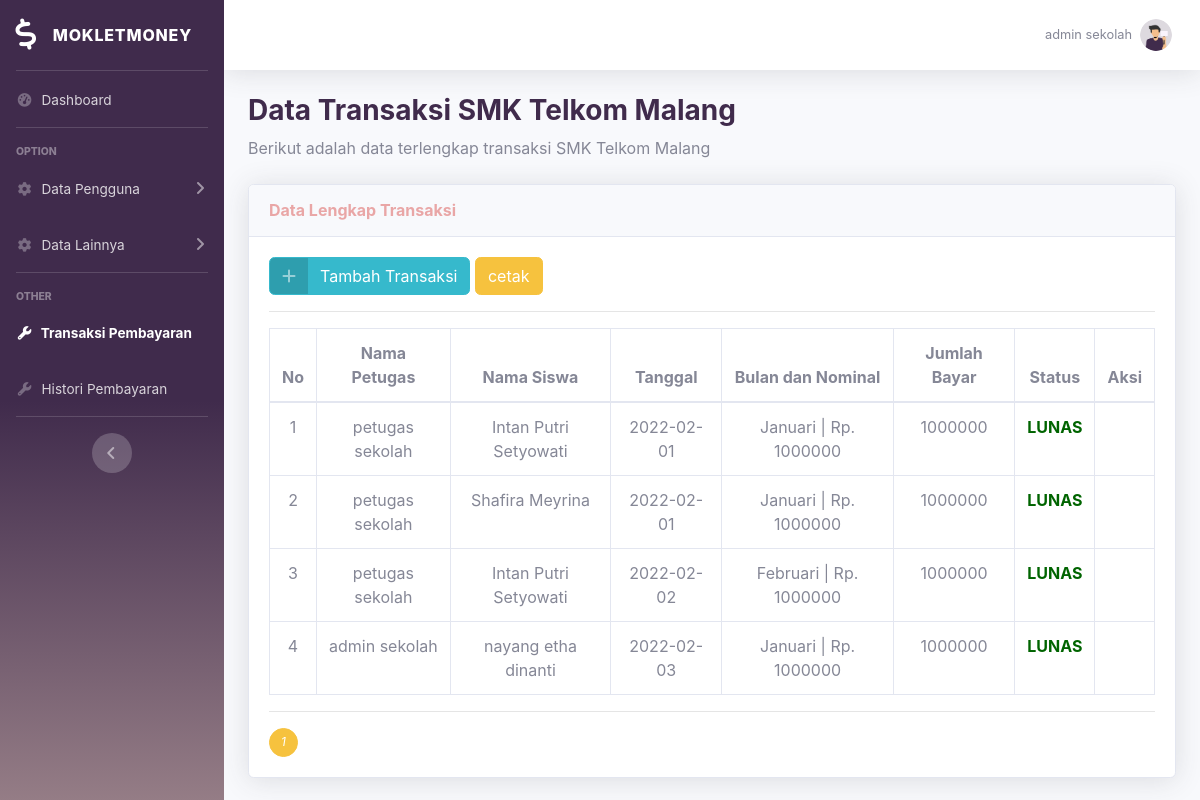
The app's page /transaksi.php (signed in) with its own data.
### tables this page shows
CREATE TABLE `petugas` (
  `id_petugas` int(11) NOT NULL,
  `username` varchar(20) NOT NULL,
  `password` varchar(20) NOT NULL,
  `nama_petugas` varchar(20) NOT NULL,
  `level` enum('Administrator','Petugas') NOT NULL
);

CREATE TABLE `pembayaran` (
  `id_pembayaran` int(11) NOT NULL,
  `id_petugas` int(11) NOT NULL,
  `nisn` char(10) NOT NULL,
  `tanggal` date NOT NULL,
  `id_spp` int(11) NOT NULL,
  `jumlah_bayar` int(11) NOT NULL
);

CREATE TABLE `siswa` (
  `nisn` char(10) NOT NULL,
  `nis` int(10) NOT NULL,
  `nama` varchar(25) NOT NULL,
  `id_kelas` int(11) NOT NULL,
  `alamat` text NOT NULL,
  `no_telp` varchar(13) NOT NULL
);

CREATE TABLE `spp` (
  `id_spp` int(11) NOT NULL,
  `bulan` enum('Januari','Februari','Maret','April','Mei','Juni','Juli','Agustus','September','Oktober','November','Desember') NOT NULL,
  `nominal` int(11) NOT NULL
);

### require.php (called while the page is built, shortened)
<?php
    if(!isset($_SESSION['username'])){
        header("location: login.php");
    }else{
        $username = $_SESSION['username'];
    }
?>

### transaksi.php (the view, shortened to what this page needs)
<?php
require_once("require.php");
?>
<!DOCTYPE html>
<html lang="en">
<head>
        <link rel="stylesheet" type="text/css" href="css/main_style.css">
        <link rel="stylesheet" type="text/css" href="css/style.css">
    </head>
    <body id="page-top">
        <div id="wrapper">
            <ul class="navbar-nav bg-gradient-purple sidebar sidebar-dark accordion" id="accordionSidebar">
                <a class="sidebar-brand d-flex align-items-center justify-content-center">
                    <div class="sidebar-brand-icon rotate-n-15">
                        <i class="fas fa-dollar-sign"></i>
                    </div>
                    <div class="sidebar-brand-text mx-3">MOKLETMONEY</div>
                </a>
                <hr class="sidebar-divider my-0">
                <li class="nav-item">
                    <a class="nav-link" href="index.php">
                    <i class="fas fa-fw fa-tachometer-alt"></i>
                    <span>Dashboard</span></a>
                </li>
                <hr class="sidebar-divider">
                <div class="sidebar-heading">
                    OPTION
                </div>
                <?php
                    $panggil    = mysqli_query($db, "SELECT * FROM petugas WHERE username='$username'");
                    $hasil      = mysqli_fetch_assoc($panggil);
                    if($hasil['level'] == "Administrator"){
                ?>
                <li class="nav-item">
                    <a class="nav-link collapsed" href="#" data-toggle="collapse" data-target="#collapseOne" aria-expanded="true" aria-controls="collapseOne">
                        <i class="fas fa-fw fa-cog"></i>
                        <span>Data Pengguna</span>
                    </a>
                    <a class="nav-link collapsed" href="#" data-toggle="collapse" data-target="#collapseTwo" aria-expanded="true" aria-controls="collapseTwo">
                        <i class="fas fa-fw fa-cog"></i>
                        <span>Data Lainnya</span>
                    </a>
                </li>
                <hr class="sidebar-divider">
                <div class="sidebar-heading">
                    OTHER
                </div>
                <li class="nav-item active">
                    <a class="nav-link" href="transaksi.php">
                        <i class="fas fa-fw fa-wrench"></i>
                        <span>Transaksi Pembayaran</span>
                    </a>
                </li>
                <li class="nav-item">
                    <a class="nav-link" href="history.php">
                        <i class="fas fa-fw fa-wrench"></i>
                        <span>Histori Pembayaran</span>
                    </a>
                </li>
                <hr class="sidebar-divider">
                <?php } ?>
                <div class="text-center d-none d-md-inline">
                    <button class="rounded-circle border-0" id="sidebarToggle"></button>
                </div>
            </ul>
            <div id="content-wrapper" class="d-flex flex-column">
                <div id="content">
                    <nav class="navbar navbar-expand navbar-light bg-white topbar mb-4 static-top shadow">
                        <ul class="navbar-nav ml-auto">
                            <li class="nav-item dropdown no-arrow">
                                <a class="nav-link dropdown-toggle" href="#" id="userDropdown" role="button" data-toggle="dropdown" aria-haspopup="true" aria-expanded="false">
                                    <span class="mr-2 d-none d-lg-inline text-gray-600 small"><?= $hasil['nama_petugas'] ?></span>
                                    <img class="img-profile rounded-circle"src="IMG/foto.png">
                                </a>
                            </li>
                        </ul>
                    </nav>
                </div>
                <div class="container-fluid">
                    <h1 class="h3 mb-2 font-weight-bold text-purple">Data Transaksi SMK Telkom Malang</h1>
                    <p class="mb-4">Berikut adalah data terlengkap transaksi SMK Telkom Malang</p>
                    <div class="card shadow mb-4">
                        <div class="card-header py-3">
                            <h6 class="m-0 font-weight-bold text-pink">Data Lengkap Transaksi</h6>
                        </div>
                        <div class="card-body">
                            <div class="table-responsive">
                                <a href="tambah_transaksi.php" class="btn btn-info btn-icon-split">
                                    <span class="icon text-white-50">
                                        <i class="fas fa-plus"></i>
                                    </span>
                                    <span class="text">Tambah Transaksi</span>
                                </a>
                                <?php if($hasil['level'] == "Administrator"){ ?>
                                    <a class="btn btn-warning" href="laporan_transaksi.php" target="_BLANK">cetak</a>
                                <?php } ?><hr>
                                <table class="table table-bordered" id="dataTable" width="100%" cellspacing="0">
                                    <thead class="text-center">
                                        <tr>
                                            <th>No</th>
                                            <th>Nama Petugas</th>
                                            <th>Nama Siswa</th>
                                            <th>Tanggal</th>
                                            <th>Bulan dan Nominal</th>
                                            <th>Jumlah Bayar</th>
                                            <th>Status</th>
                                            <th>Aksi</th>
                                        </tr>
                                    </thead>
                                    <tbody class="text-center">
                                    <?php
                                        $totalDataHalaman   = 10;
                                        $data               = mysqli_query($db, "SELECT * FROM pembayaran");
                                        $hitung             = mysqli_num_rows($data);
                                        $totalHalaman       = ceil($hitung / $totalDataHalaman);
                                        $halAktif           = (isset($_GET['hal'])) ? $_GET['hal'] : 1;
                                        $dataAwal           = ($totalDataHalaman * $halAktif) - $totalDataHalaman;
                                        $sql = mysqli_query($db, "SELECT * FROM pembayaran JOIN petugas ON pembayaran.id_petugas = petugas.id_petugas JOIN siswa ON pembayaran.nisn = siswa.nisn JOIN spp ON pembayaran.id_spp = spp.id_spp ORDER BY tanggal ASC LIMIT $dataAwal, $totalDataHalaman");
                                        $no = 1;
                                        while($r = mysqli_fetch_assoc($sql)){ ?>
                                        <tr>
                                            <td><?= $no ?></td>
                                            <td><?= $r['nama_petugas']; ?></td>
                                            <td><?= $r['nama']; ?></td>
                                            <td><?= $r['tanggal'] ?></td>
                                            <td><?= $r['bulan'] . " | Rp. " . $r['nominal']; ?></td>
                                            <td><?= $r['jumlah_bayar']; ?></td>
                                            <?php
                                                if($r['jumlah_bayar'] == $r['nominal'] || $r['jumlah_bayar'] >= $r['nominal']){ ?>
                                                    <td><font style="color: darkgreen; font-weight: bold;">LUNAS</font></td>
                                                <?php }else{ ?>
                                                    <td>BELUM LUNAS</td>
                                            <?php } ?>
                                            <?php
                                                if($r['jumlah_bayar'] == $r['nominal'] || $r['jumlah_bayar'] >= $r['nominal']){
                                                    echo "<td></td>";
                                                }else{ ?>
                                                    <td><a class="btn btn-info btn-circle btn-sm" href="?lunas&id=<?= $r['id_pembayaran']; ?>" onclick="return confirm('Apakah anda yakin untuk melunasinya ?')"><i class="fas fa-money-bill-alt"></i></a></td>
                                            <?php } ?>
                                            <?php $no++; } ?>
                                        </tr>
                                    </tbody>
                                </table> <hr>
                                <?php for($i=1; $i <= $totalHalaman; $i++): ?>
                                    <a href="?hal=<?= $i;?>"class="btn btn-warning btn-circle btn-sm">
                                        <i><?=$i;?></i>
                                    </a>
                                <?php endfor; ?>
                            </div>
                        </div>
                    </div>
                </div>
            </div>
        </div>
    </body>
</html>

### CSS/main_style.css (style rules this page uses)
:root { --main-purple: #402B4C; --purple: #957D86; --main-pink: #E9A6A6; --pink: #FBE3D7; --tosca: #86DFED; }
.bg-gradient-purple { background-color: var(--main-purple); background-image: linear-gradient(180deg, var(--main-purple) 50%, var(--purple) 100%); background-size: cover; }
.text-purple { color: var(--main-purple) !important; }
.text-pink { color: var(--main-pink) !important; }

### records on screen
petugas: nama_petugas "admin sekolah"
pembayaran: id_petugas.nama_petugas "petugas sekolah", siswa.nama "Intan Putri Setyowati", tanggal "2022-02-01", id_spp.bulan "Januari", id_spp.nominal "1000000", jumlah_bayar "1000000", shows "LUNAS"
pembayaran: id_petugas.nama_petugas "petugas sekolah", siswa.nama "Shafira Meyrina", tanggal "2022-02-01", id_spp.bulan "Januari", id_spp.nominal "1000000", jumlah_bayar "1000000", shows "LUNAS"
pembayaran: id_petugas.nama_petugas "petugas sekolah", siswa.nama "Intan Putri Setyowati", tanggal "2022-02-02", id_spp.bulan "Februari", id_spp.nominal "1000000", jumlah_bayar "1000000", shows "LUNAS"
pembayaran: id_petugas.nama_petugas "admin sekolah", siswa.nama "nayang etha dinanti", tanggal "2022-02-03", id_spp.bulan "Januari", id_spp.nominal "1000000", jumlah_bayar "1000000", shows "LUNAS"
